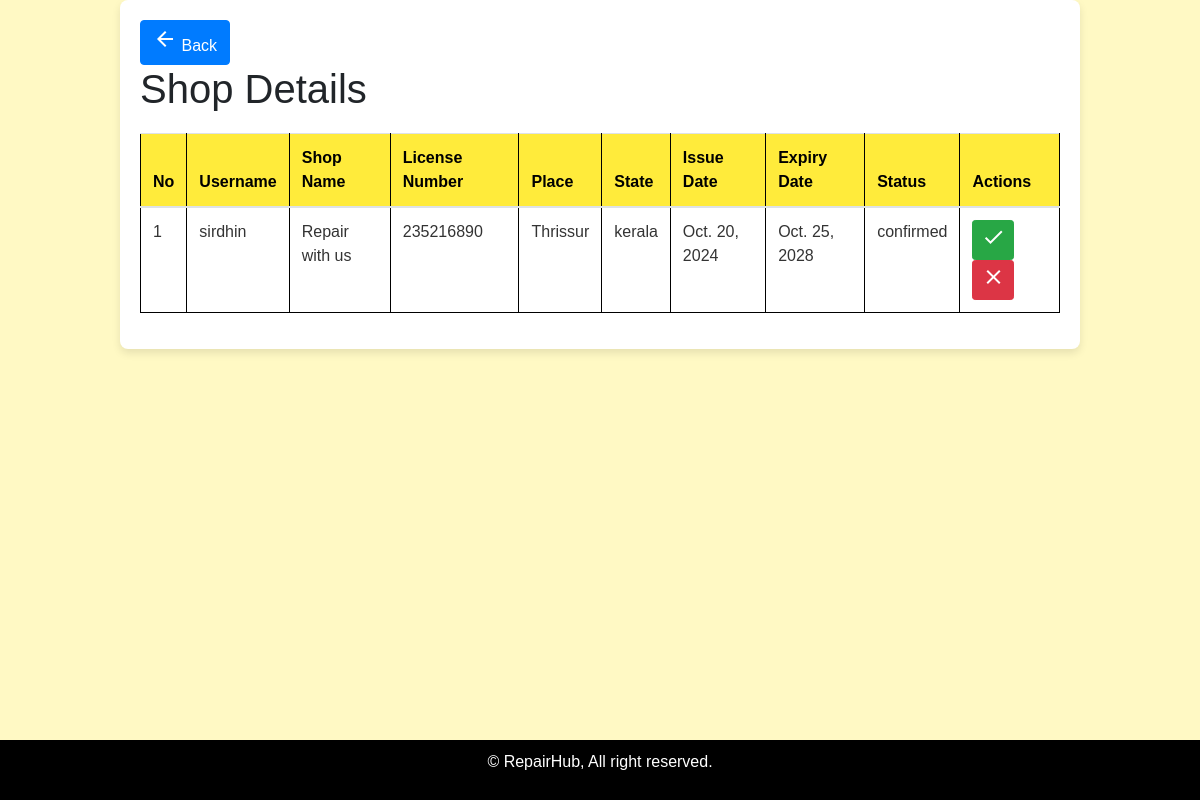
The app's page /adreq, older data.
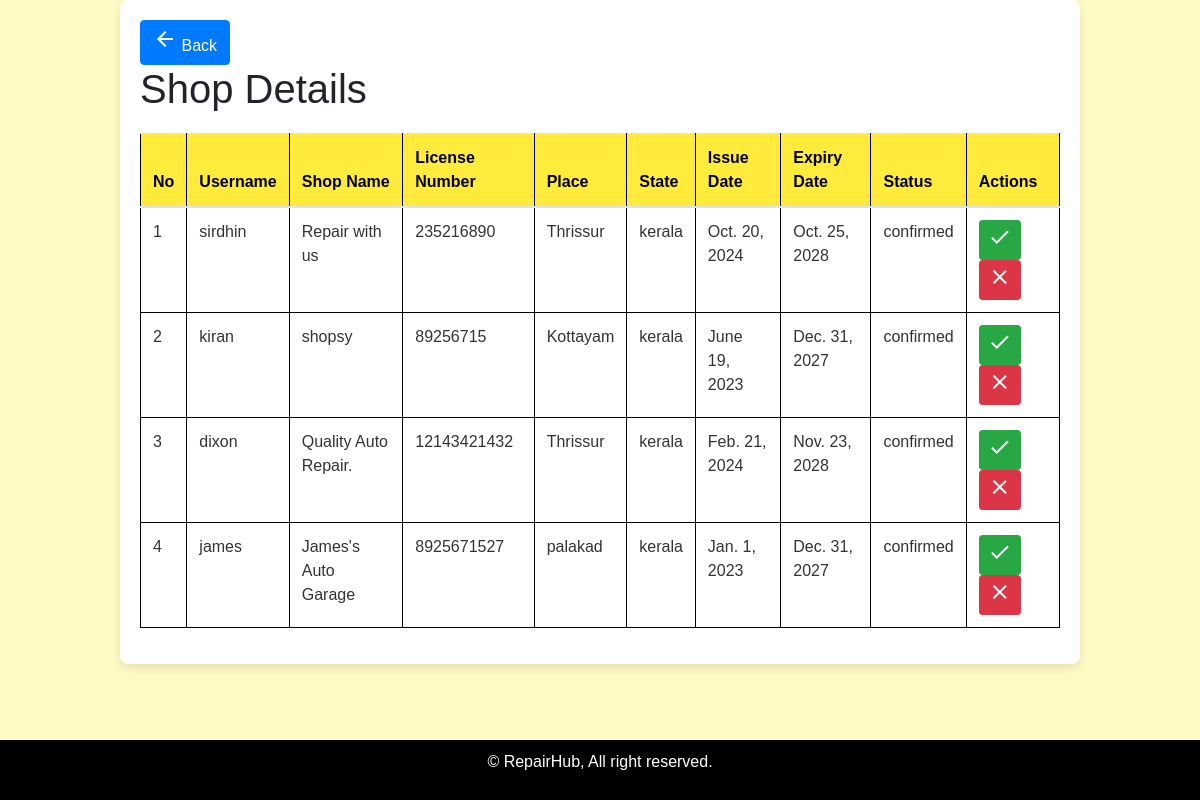
The same page, newer data.
### vehicle/models.py (models this page shows, shortened)
class shopdetails(models.Model):
    username = models.ForeignKey(register, on_delete=models.CASCADE)
    shopname = models.CharField(max_length=100)
    lnumber = models.CharField(max_length=20)
    place = models.CharField(max_length=50)
    istate = models.CharField(max_length=50)
    idate = models.DateField()
    edate = models.DateField()
    status = models.CharField(max_length=20)

class register(models.Model):
    name = models.CharField(max_length=100)
    mail = models.EmailField()
    phone = models.IntegerField()
    username = models.CharField(max_length=50)
    password = models.CharField(max_length=50)
    usertype = models.CharField(max_length=20)
    def __str__(self):
        return self.name

### vehicle/views.py (the view)
# urls.py: path('adreq',views.openrequest),
def openrequest(request):
    data = shopdetails.objects.all()
    return render(request,'request.html',{'shops':data})

### template/request.html (shortened to what this page needs)
<!DOCTYPE html>
<html lang="en">
<head>
    <link rel="stylesheet" href="https://maxcdn.bootstrapcdn.com/bootstrap/4.0.0/css/bootstrap.min.css">
</head>
<body>
    <div class="container">
        <a href="javascript:history.back()" class="btn btn-primary back-button">
            <i class="material-icons">arrow_back</i> Back
        </a>
        <h1>Shop Details</h1>
        <table class="table">
            <thead>
                <tr>
                    <th>No</th>
                    <th>Username</th>
                    <th>Shop Name</th>
                    <th>License Number</th>
                    <th>Place</th>
                    <th>State</th>
                    <th>Issue Date</th>
                    <th>Expiry Date</th>
                    <th>Status</th>
                    <th>Actions</th>
                </tr>
            </thead>
            <tbody>
                {% for shop in shops %}
                    <tr id="row-{{ shop.id }}">
                        <td>{{ forloop.counter }}</td>
                        <td>{{ shop.username }}</td>
                        <td>{{ shop.shopname }}</td>
                        <td>{{ shop.lnumber }}</td>
                        <td>{{ shop.place }}</td>
                        <td>{{ shop.istate }}</td>
                        <td>{{ shop.idate }}</td>
                        <td>{{ shop.edate }}</td>
                        <td id="status-{{ shop.id }}">{{ shop.status }}</td>
                        <td class="actions">
                            <a href="accept_shop" class="btn btn-success btn-sm accept" data-id="{{ shop.id }}">
                                <i class="material-icons">check</i>
                            </a>
                            <a href="reject_shop" class="btn btn-danger btn-sm reject" data-id="{{ shop.id }}">
                                <i class="material-icons">close</i>
                            </a>
                        </td>
                    </tr>
                {% empty %}
                    <tr>
                        <td colspan="10">No shop details available.</td>
                    </tr>
                {% endfor %}
            </tbody>
        </table>
    </div>
    <footer>
        <p>&copy; RepairHub, All right reserved.</p>
    </footer>
</body>
</html>

### template/request.html (style rules this page uses)
body { font-family: Arial, sans-serif; margin: 0; padding: 0; background-color: #fff9c4; }
.container { width: 80%; margin: auto; overflow: hidden; padding: 20px; background-color: #ffffff; border-radius: 8px; box-shadow: 0 4px 8px rgba(0, 0, 0, 0.1); }
table { width: 100%; border-collapse: collapse; margin: 20px 0; }
th, td { padding: 12px; text-align: left; border: 1px solid #000; }
th { background-color: #ffeb3b; color: #000; }
td { background-color: #fff; color: #333; }
tr:nth-child(even) { background-color: #fff9c4; }
tr:nth-child(odd) { background-color: #f0f0f0; }
footer { background-color: #000; color: #fff; text-align: center; padding: 10px 0; position: fixed; bottom: 0; width: 100%; }

Row changes from the older to the newer data that the page shows:
added shopdetails: username "kiran", shopname "shopsy", lnumber "89256715", place "Kottayam", istate "kerala", idate "June 19, 2023", edate "Dec. 31, 2027", status "confirmed"
added shopdetails: username "dixon", shopname "Quality Auto Repair.", lnumber "12143421432", place "Thrissur", istate "kerala", idate "Feb. 21, 2024", edate "Nov. 23, 2028", status "confirmed"
added shopdetails: username "james", shopname "James's Auto Garage", lnumber "8925671527", place "palakad", istate "kerala", idate "Jan. 1, 2023", edate "Dec. 31, 2027", status "confirmed"
